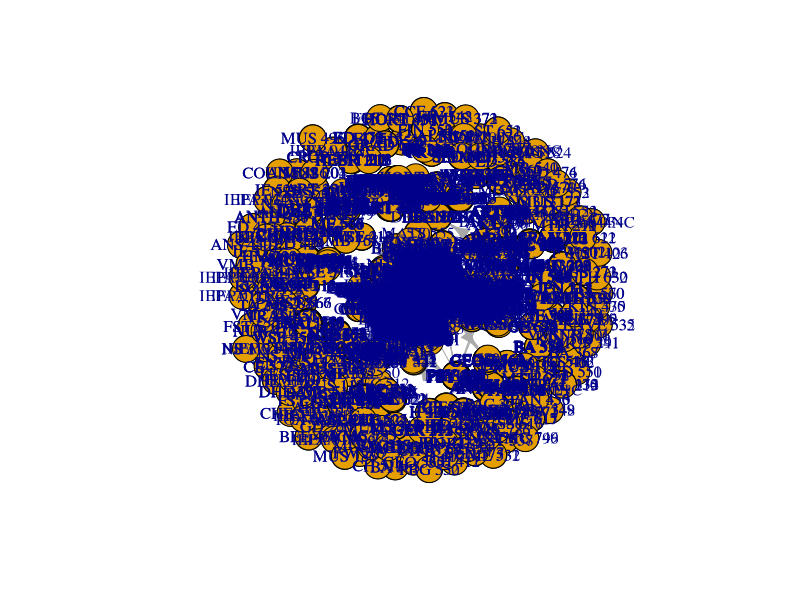

The R source for this figure: (Note: this script raises an error after producing the figure.)

library(dplyr)
library(igraph)


reqs <- read.csv("./parse_course_requirements/edges.csv", header = F)
# reqs <- read.csv("../Pickle to CSV/6-30/edges.csv", header = F)
#  Using this file locally until we merge branches.


head(reqs)
names(reqs) <- c("pre_rec", "course")


req_net <- graph_from_data_frame(reqs, directed = T)
plot(req_net, directed = T)
tree_layout <- layout.reingold.tilford(req_net, root = "ST 623", circular = FALSE, flip.y = FALSE)


# stat <- stat %>% select(ref, course, pre_rec, name)
# names(reqs) <- c("course", "ref", "pre_rec", "name")
# stat <- stat %>% select(ref, course, pre_rec, name)
# st_net <- graph_from_data_frame(stat, directed = T)
# plot(st_net)

st_net <- graph_from_data_frame(stat, directed = T)
plot(st_net)
plot(st_net, edge.color = stat$pre_rec, edge.curved = 0.3, edge.width = 2) # Thicker lines

# Calculate node degree
degree(st_net)
plot(st_net, vertex.color = degree(st_net))





# Counting dependencies ------------------------------

# Pre requisite department (academic unit)
reqs$pre_dept <- sub(x = reqs$pre_rec, 
                     pattern = "([A-z]+) .+", 
                     replacement = "\\1")

# Course department (academic unit)
reqs$course_dept <- sub(x = reqs$course, 
                     pattern = "([A-z]+) .+", 
                     replacement = "\\1")

# There are about half of pre-requisites that
#  were in-department.
table(reqs$pre_dept == reqs$course_dept)

reqs$pre_dept[reqs$pre_dept == "NE"] <- "NSE"
# Count number of dependencies.
reqs %>% filter(pre_dept != "of") %>%
  group_by(pre_dept) %>% 
  summarise(n = n()) %>% arrange(desc(n))

# Count number of 
# Nuclear science got changed to NSE.
reqs$pre_dept[reqs$pre_dept == "NE"] <- "NSE"
reqs %>% filter(pre_dept != "and", pre_dept != "or", pre_dept != "of", pre_dept != course_dept) %>%
  group_by(pre_dept) %>% 
  summarise(n = n()) %>% arrange(desc(n))


# This is going to require some trickery to pass the OR nodes through as pre-requisites.
#  Maybe they shoudn't count at full weight if they're an OR?  
#  Count it proportional to the number of elements in the OR maybe?


# Create a small plot, math meets CS ------------------------------
# This will require the OR node data.






